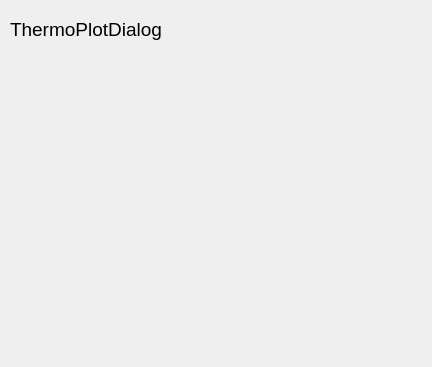
<?xml version="1.0" encoding="UTF-8"?>
<ui version="4.0">
 <class>ThermoLogDialog</class>
 <widget class="QDialog" name="ThermoLogDialog">
  <property name="geometry">
   <rect>
    <x>0</x>
    <y>0</y>
    <width>432</width>
    <height>367</height>
   </rect>
  </property>
  <property name="windowTitle">
   <string>ThermoLogDialog</string>
  </property>
  <widget class="QDialogButtonBox" name="buttonBox">
   <property name="geometry">
    <rect>
     <x>70</x>
     <y>320</y>
     <width>341</width>
     <height>32</height>
    </rect>
   </property>
   <property name="styleSheet">
    <string notr="true">background-color: rgb(85, 170, 127);</string>
   </property>
   <property name="orientation">
    <enum>Qt::Horizontal</enum>
   </property>
   <property name="standardButtons">
    <set>QDialogButtonBox::NoButton</set>
   </property>
  </widget>
  <widget class="QWidget" name="verticalLayoutWidget">
   <property name="geometry">
    <rect>
     <x>10</x>
     <y>10</y>
     <width>411</width>
     <height>281</height>
    </rect>
   </property>
   <layout class="QVBoxLayout" name="verticalLayout" stretch="1,6">
    <item>
     <widget class="QLabel" name="label">
      <property name="font">
       <font>
        <pointsize>14</pointsize>
       </font>
      </property>
      <property name="text">
       <string>&lt;html&gt;&lt;head/&gt;&lt;body&gt;&lt;p&gt;ThermoPlotDialog&lt;/p&gt;&lt;/body&gt;&lt;/html&gt;</string>
      </property>
      <property name="margin">
       <number>5</number>
      </property>
     </widget>
    </item>
    <item>
     <widget class="QCustomPlot" name="plot" native="true">
      <property name="minimumSize">
       <size>
        <width>400</width>
        <height>230</height>
       </size>
      </property>
     </widget>
    </item>
   </layout>
  </widget>
 </widget>
 <customwidgets>
  <customwidget>
   <class>QCustomPlot</class>
   <extends>QWidget</extends>
   <header>qcustomplot.h</header>
  </customwidget>
 </customwidgets>
 <resources/>
 <connections>
  <connection>
   <sender>buttonBox</sender>
   <signal>accepted()</signal>
   <receiver>ThermoLogDialog</receiver>
   <slot>accept()</slot>
   <hints>
    <hint type="sourcelabel">
     <x>248</x>
     <y>254</y>
    </hint>
    <hint type="destinationlabel">
     <x>157</x>
     <y>274</y>
    </hint>
   </hints>
  </connection>
  <connection>
   <sender>buttonBox</sender>
   <signal>rejected()</signal>
   <receiver>ThermoLogDialog</receiver>
   <slot>reject()</slot>
   <hints>
    <hint type="sourcelabel">
     <x>316</x>
     <y>260</y>
    </hint>
    <hint type="destinationlabel">
     <x>286</x>
     <y>274</y>
    </hint>
   </hints>
  </connection>
 </connections>
</ui>
